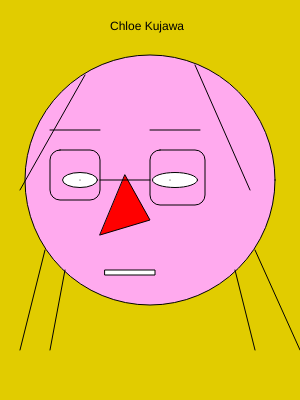
Frame 1 (no input)
Frame 60 (no input): identical to frame 1, image omitted
Frame 120 (the mouse pressed at the canvas centre since frame 60): identical to frame 1, image omitted

The p5.js sketch that drew this single still picture (run headless with seeded random() and noise() and a simulated clock; from frame 60 on, the mouse is pressed at the canvas centre):

// p5.js sketch
// ── sketch.js
function setup() 
{
  createCanvas(300, 400);
}

function draw() 
{
background(225,204,0);

fill("#fae")
  circle(150,180,250);

  square(150,150,55,10);
square(50,150,50,10);
    fill(255,255,255)
    ellipse(80,180,35,15);
    ellipse(175,180,45,15);
    rect(105,270,50,5);
    fill("red")
    triangle(100, 235, 150, 220, 125, 175);
    point(80, 180);
    point(170, 180);
    line(20, 190, 85, 75);
    line(250, 190, 195, 65);
    line(150, 180, 100, 180);
    line(300, 350, 255, 250);
      line(255, 350, 235, 270);
    line(20, 350, 45, 250);
      line(50, 350, 65, 270);
    line(100, 130, 50, 130);
    line(150, 130, 200, 130);

fill("black")
  text('Chloe Kujawa', 110, 30);
}
